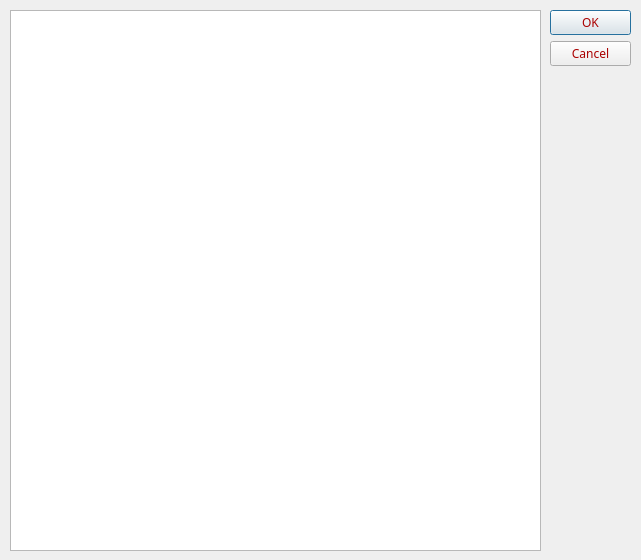
<?xml version="1.0" encoding="UTF-8"?>
<ui version="4.0">
 <class>FinesseOpenDialog</class>
 <widget class="QDialog" name="FinesseOpenDialog">
  <property name="geometry">
   <rect>
    <x>0</x>
    <y>0</y>
    <width>641</width>
    <height>560</height>
   </rect>
  </property>
  <property name="sizePolicy">
   <sizepolicy hsizetype="Fixed" vsizetype="Fixed">
    <horstretch>0</horstretch>
    <verstretch>0</verstretch>
   </sizepolicy>
  </property>
  <property name="minimumSize">
   <size>
    <width>641</width>
    <height>560</height>
   </size>
  </property>
  <property name="maximumSize">
   <size>
    <width>641</width>
    <height>560</height>
   </size>
  </property>
  <property name="windowTitle">
   <string>Open Resume</string>
  </property>
  <widget class="QDialogButtonBox" name="resume_button_box">
   <property name="geometry">
    <rect>
     <x>550</x>
     <y>10</y>
     <width>81</width>
     <height>541</height>
    </rect>
   </property>
   <property name="palette">
    <palette>
     <active>
      <colorrole role="WindowText">
       <brush brushstyle="SolidPattern">
        <color alpha="255">
         <red>170</red>
         <green>0</green>
         <blue>0</blue>
        </color>
       </brush>
      </colorrole>
      <colorrole role="Text">
       <brush brushstyle="SolidPattern">
        <color alpha="255">
         <red>170</red>
         <green>0</green>
         <blue>0</blue>
        </color>
       </brush>
      </colorrole>
      <colorrole role="ButtonText">
       <brush brushstyle="SolidPattern">
        <color alpha="255">
         <red>170</red>
         <green>0</green>
         <blue>0</blue>
        </color>
       </brush>
      </colorrole>
     </active>
     <inactive>
      <colorrole role="WindowText">
       <brush brushstyle="SolidPattern">
        <color alpha="255">
         <red>170</red>
         <green>0</green>
         <blue>0</blue>
        </color>
       </brush>
      </colorrole>
      <colorrole role="Text">
       <brush brushstyle="SolidPattern">
        <color alpha="255">
         <red>170</red>
         <green>0</green>
         <blue>0</blue>
        </color>
       </brush>
      </colorrole>
      <colorrole role="ButtonText">
       <brush brushstyle="SolidPattern">
        <color alpha="255">
         <red>170</red>
         <green>0</green>
         <blue>0</blue>
        </color>
       </brush>
      </colorrole>
     </inactive>
     <disabled>
      <colorrole role="WindowText">
       <brush brushstyle="SolidPattern">
        <color alpha="255">
         <red>120</red>
         <green>120</green>
         <blue>120</blue>
        </color>
       </brush>
      </colorrole>
      <colorrole role="Text">
       <brush brushstyle="SolidPattern">
        <color alpha="255">
         <red>120</red>
         <green>120</green>
         <blue>120</blue>
        </color>
       </brush>
      </colorrole>
      <colorrole role="ButtonText">
       <brush brushstyle="SolidPattern">
        <color alpha="255">
         <red>120</red>
         <green>120</green>
         <blue>120</blue>
        </color>
       </brush>
      </colorrole>
     </disabled>
    </palette>
   </property>
   <property name="font">
    <font>
     <family>Segoe UI Black</family>
    </font>
   </property>
   <property name="orientation">
    <enum>Qt::Vertical</enum>
   </property>
   <property name="standardButtons">
    <set>QDialogButtonBox::Cancel|QDialogButtonBox::Ok</set>
   </property>
  </widget>
  <widget class="QListWidget" name="resume_list">
   <property name="geometry">
    <rect>
     <x>10</x>
     <y>10</y>
     <width>531</width>
     <height>541</height>
    </rect>
   </property>
  </widget>
 </widget>
 <resources/>
 <connections>
  <connection>
   <sender>resume_button_box</sender>
   <signal>accepted()</signal>
   <receiver>FinesseOpenDialog</receiver>
   <slot>accept()</slot>
   <hints>
    <hint type="sourcelabel">
     <x>248</x>
     <y>254</y>
    </hint>
    <hint type="destinationlabel">
     <x>157</x>
     <y>274</y>
    </hint>
   </hints>
  </connection>
  <connection>
   <sender>resume_button_box</sender>
   <signal>rejected()</signal>
   <receiver>FinesseOpenDialog</receiver>
   <slot>reject()</slot>
   <hints>
    <hint type="sourcelabel">
     <x>316</x>
     <y>260</y>
    </hint>
    <hint type="destinationlabel">
     <x>286</x>
     <y>274</y>
    </hint>
   </hints>
  </connection>
 </connections>
</ui>
